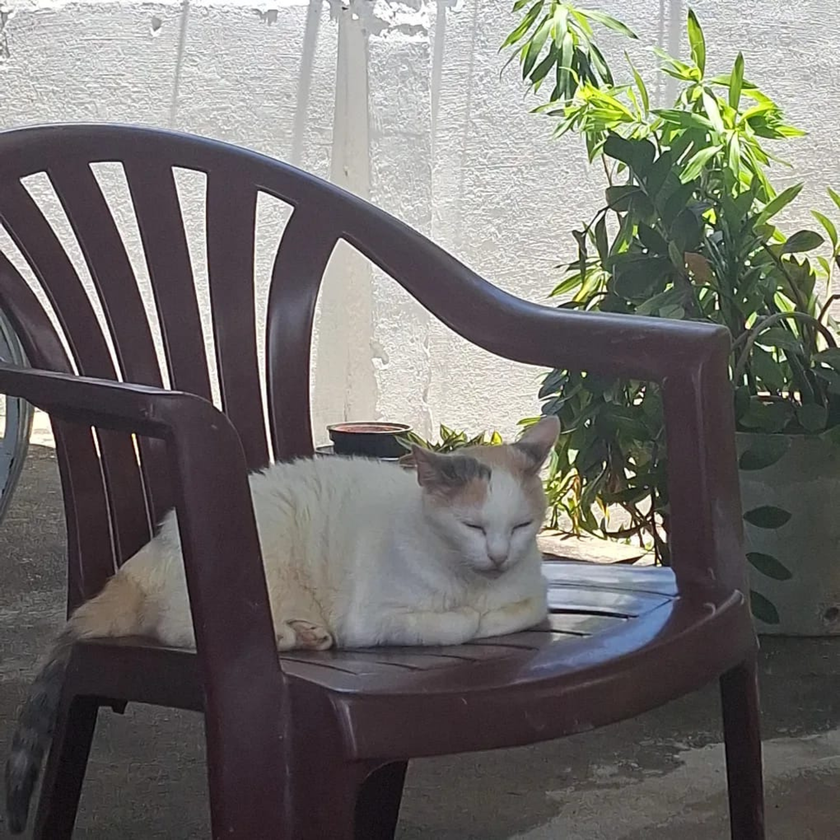
#> input picture gata.png, 840 x 840 px, shrunk from 2000 x 2000 before the run, found by its file name
$ python main.py
#> lines starting #> are read from the running program, lines starting #| are printed output that depends on the picture
### compressor_jpeg_sofia.py
import math
import numpy as np
from PIL import Image
from scipy.fft import dctn, idctn
from skimage.metrics import structural_similarity

# Tabela de quantização de luminância do JPEG (a do enunciado)
Q = np.array([
    [16, 11, 10, 16, 24, 40, 51, 61],
    [12, 12, 14, 19, 26, 58, 60, 55],
    [14, 13, 16, 24, 40, 57, 69, 56],
    [14, 17, 22, 29, 51, 87, 80, 62],
    [18, 22, 37, 56, 68, 109, 103, 77],
    [24, 35, 55, 64, 81, 104, 113, 92],
    [49, 64, 78, 87, 103, 121, 120, 101],
    [72, 92, 95, 98, 112, 100, 103, 99]
], dtype=np.float64)

# Matriz da equação (1) do enunciado (RGB -> YCrCb)
MATRIZ_YCRCB = np.array([
    [0.299, 0.587, 0.114],
    [0.500, -0.418688, -0.081312],
    [-0.168736, -0.331264, 0.500]
])
DESLOCAMENTO = np.array([0, 128, 128])


# ===============================================================
# 1. Requisitos de entrada e preparação
# ===============================================================

# 1.1 Entrada da imagem e conversão RGB -> YCrCb
def ler_imagem_cinza(caminho):
    # o PIL já abre na ordem R, G, B então não precisa trocar canal
#> called with caminho = 'imagens/gata.png'
    img = Image.open(caminho).convert("RGB")
#> img is the input picture: PIL image 840x840 RGB; mean R, G, B 114.3, 112.1, 108.5
    rgb = np.array(img, dtype=np.float64)

    # conversão feita na mão com a matriz, sem função pronta
    ycrcb = rgb @ MATRIZ_YCRCB.T + DESLOCAMENTO
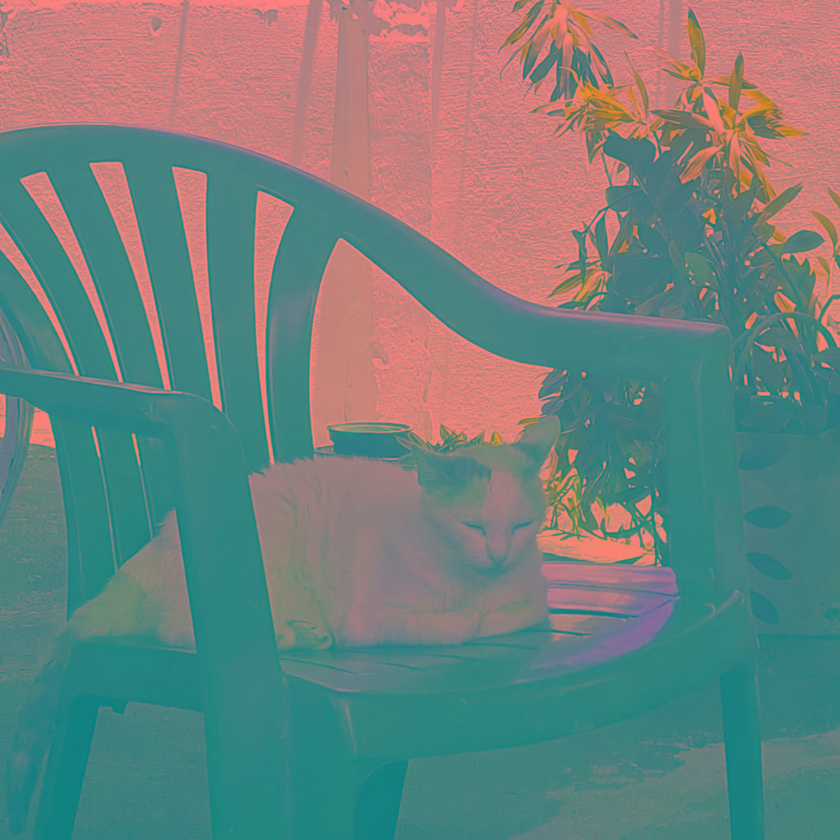
#> ycrcb: shape (840, 840, 3) float64; mean R, G, B 112.4, 129.4, 125.8

    # só o canal Y interessa (é a imagem em cinza)
    Y = np.clip(np.round(ycrcb[:, :, 0]), 0, 255).astype(np.uint8)
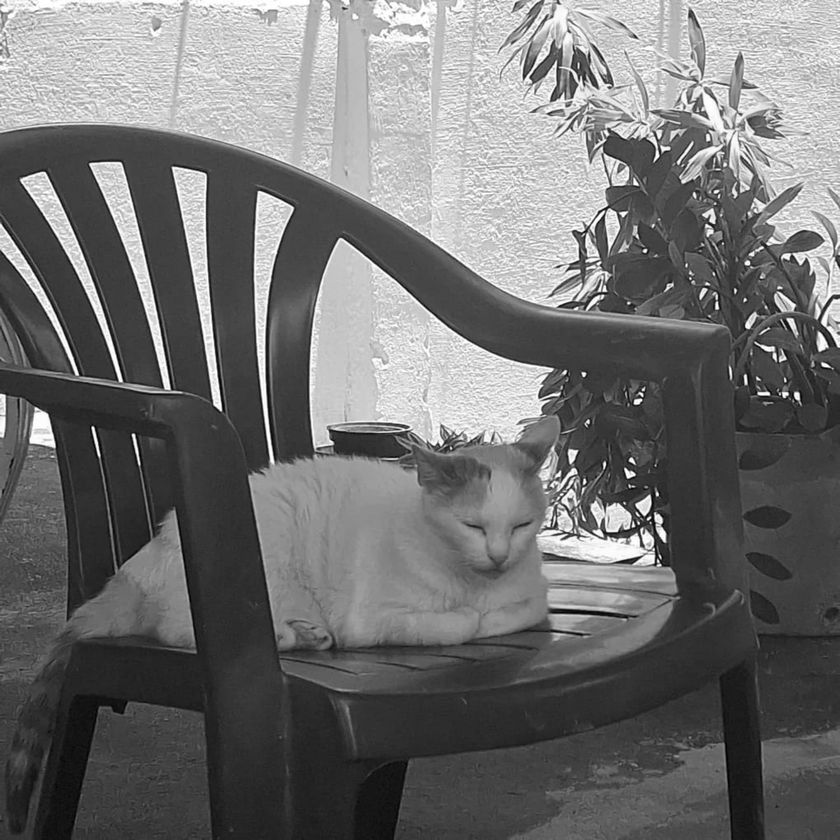
#> Y: shape (840, 840); min 0, max 255, mean 112.4
    return Y


def dividir_em_blocos(Y):
    # 1.2 Deslocamento de nível
    # precisa ser float, em uint8 o -128 estoura
    deslocada = Y.astype(np.float64) - 128

    # 1.3 Divisão em blocos 8x8
    altura, largura = deslocada.shape

    # quanto falta pra chegar no próximo múltiplo de 8
    falta_altura = (8 - altura % 8) % 8
    falta_largura = (8 - largura % 8) % 8
    padded = np.pad(deslocada, ((0, falta_altura), (0, falta_largura)), mode="edge")

    blocos_h = padded.shape[0] // 8
    blocos_w = padded.shape[1] // 8

    # no final fica (blocos_h, blocos_w, 8, 8)
    blocos = padded.reshape(blocos_h, 8, blocos_w, 8).transpose(0, 2, 1, 3)
    return blocos, blocos_h, blocos_w


# 6.2 (parte final) junta os blocos de volta e tira o padding
def juntar_blocos(blocos, blocos_h, blocos_w, altura, largura):
    imagem = np.zeros((blocos_h * 8, blocos_w * 8))
    for i in range(blocos_h):
        for j in range(blocos_w):
            imagem[i*8:(i+1)*8, j*8:(j+1)*8] = blocos[i, j]

    return imagem[:altura, :largura]


# ===============================================================
# 2. Versão A - DCT 2D pela operação matricial (ENTREGÁVEL 2)
# ===============================================================

# 2.1 Construção da matriz da DCT (só é criada uma vez, no codec)
def criar_matriz_dct(N=8):
    C = np.zeros((N, N))
    for k in range(N):
        # alfa só depende de k
        if k == 0:
            alfa = math.sqrt(1 / N)
        else:
            alfa = math.sqrt(2 / N)
        for n in range(N):
            C[k, n] = alfa * math.cos((math.pi / N) * (n + 0.5) * k)
    return C


# 2.2 DCT 2D, F = C f C^T
def dct_matricial(blocos, C, blocos_h, blocos_w):
    F = np.zeros_like(blocos)
    for i in range(blocos_h):
        for j in range(blocos_w):
            F[i, j] = C @ blocos[i, j] @ C.T
    return F


# 6.2 IDCT matricial, f = C^T F C
def idct_matricial(F, C, blocos_h, blocos_w):
    f = np.zeros_like(F)
    for i in range(blocos_h):
        for j in range(blocos_w):
            f[i, j] = C.T @ F[i, j] @ C
    return f


# ===============================================================
# 9. Versão B - DCT rápida por biblioteca (ENTREGÁVEL 3)
# ===============================================================

# usa norm="ortho" pra ficar com a mesma normalização da matricial
def dct_rapida(blocos, blocos_h, blocos_w):
    F = np.zeros_like(blocos)
    for i in range(blocos_h):
        for j in range(blocos_w):
            F[i, j] = dctn(blocos[i, j], type=2, norm="ortho")
    return F


# inversa da versão B
def idct_rapida(F, blocos_h, blocos_w):
    f = np.zeros_like(F)
    for i in range(blocos_h):
        for j in range(blocos_w):
            f[i, j] = idctn(F[i, j], type=2, norm="ortho")
    return f


# ===============================================================
# 3. Quantização
# ===============================================================

# Fq = round(F / (s * Q)), o numpy divide todos os blocos de uma vez
def quantizar(F, s):
    Qs = s * Q
    return np.round(F / Qs).astype(np.int32)


# 6.1 Desquantização, F = Fq * (s * Q)
def desquantizar(Fq, s):
    Qs = s * Q
    return Fq * Qs


# ===============================================================
# 4. Varredura zig-zag
# ===============================================================

# monta a lista de posições na ordem do zig-zag: (0,0), (0,1), (1,0), (2,0)...
def ordem_zigzag(N=8):
    ordem = []
    for diagonal in range(2 * N - 1):
        linha_min = max(0, diagonal - (N - 1))
        linha_max = min(N - 1, diagonal)

        # diagonal par sobe, diagonal ímpar desce
        if diagonal % 2 == 0:
            linhas = range(linha_max, linha_min - 1, -1)
        else:
            linhas = range(linha_min, linha_max + 1)

        for linha in linhas:
            ordem.append((linha, diagonal - linha))
    return ordem


# bloco 8x8 -> vetor com 64 posições
def zigzag(Fq, ordem, blocos_h, blocos_w):
    vetores = np.zeros((blocos_h, blocos_w, 64), dtype=np.int32)
    for i in range(blocos_h):
        for j in range(blocos_w):
            for k, (linha, coluna) in enumerate(ordem):
                vetores[i, j, k] = Fq[i, j, linha, coluna]
    return vetores


# 6. (inverso) vetor com 64 posições -> bloco 8x8
def zigzag_inverso(vetores, ordem, blocos_h, blocos_w):
    Fq = np.zeros((blocos_h, blocos_w, 8, 8), dtype=np.int32)
    for i in range(blocos_h):
        for j in range(blocos_w):
            for k, (linha, coluna) in enumerate(ordem):
                Fq[i, j, linha, coluna] = vetores[i, j, k]
    return Fq


# ===============================================================
# 5. Codificação simples (RLE) e cálculo do bpp
# ===============================================================

# 5.1 RLE mínimo: pares (run, valor) e um "EOB" no fim de cada bloco
def rle(vetores, blocos_h, blocos_w):
    resultado = []
    for i in range(blocos_h):
        for j in range(blocos_w):
            run = 0
            codigo = []
            for valor in vetores[i, j]:
                if valor == 0:
                    run += 1
                else:
                    codigo.append((run, int(valor)))
                    run = 0
            codigo.append("EOB")
            resultado.append(codigo)
    return resultado


# 5.2 Bits por pixel
# cada par gasta 24 bits (8 do run + 16 do valor) e cada EOB gasta 8.
# o bpp em si é calculado no codec(), dividindo por altura * largura
def contar_bits(rle_blocos):
    total = 0
    for codigo in rle_blocos:
        pares = len(codigo) - 1   # menos o EOB
        total += pares * 24 + 8
    return total


# 6. (inverso) Decodificação RLE
def rle_inverso(rle_blocos, blocos_h, blocos_w):
    vetores = np.zeros((blocos_h, blocos_w, 64), dtype=np.int32)
    indice = 0
    for i in range(blocos_h):
        for j in range(blocos_w):
            posicao = 0
            for item in rle_blocos[indice]:
                if item == "EOB":
                    break
                run, valor = item
                posicao += run   # pula os zeros
                vetores[i, j, posicao] = valor
                posicao += 1
            indice += 1
    return vetores


# ===============================================================
# 7. Métricas de qualidade
# ===============================================================

# 7.1 PSNR (feito direto, sem função pronta)
def calcular_psnr(original, reconstruida):
    diferenca = original.astype(np.float64) - reconstruida.astype(np.float64)
    mse = np.mean(diferenca ** 2)
    if mse == 0:
        return float("inf")
    return 10 * np.log10(255 ** 2 / mse)


# 7.2 SSIM (esse pode usar a função pronta do skimage)
def calcular_ssim(original, reconstruida):
    return structural_similarity(original, reconstruida, data_range=255)


# ===============================================================
# Codec completo (ENTREGÁVEL 1)
# Faz a compressão e a reconstrução para um valor de s.
#   usar_rapida=False -> Versão A (matricial)
#   usar_rapida=True  -> Versão B (DCT rápida, ENTREGÁVEL 3)
# ===============================================================

def codec(Y, s, usar_rapida=False):
    altura, largura = Y.shape
    C = criar_matriz_dct()

    # ida (seções 1 a 5): blocos -> DCT -> quantização -> zig-zag -> RLE
    blocos, blocos_h, blocos_w = dividir_em_blocos(Y)

    if usar_rapida:
        F = dct_rapida(blocos, blocos_h, blocos_w)
    else:
        F = dct_matricial(blocos, C, blocos_h, blocos_w)

    Fq = quantizar(F, s)
    ordem = ordem_zigzag()
    vetores = zigzag(Fq, ordem, blocos_h, blocos_w)
    rle_blocos = rle(vetores, blocos_h, blocos_w)

    # 5.2 taxa: bpp com as dimensões originais (sem o padding)
    total_bits = contar_bits(rle_blocos)
    bpp = total_bits / (altura * largura)

    # % de coeficientes zero (tabela da seção 8)
    percentual_zeros = 100 * np.count_nonzero(Fq == 0) / Fq.size

    # volta (seção 6): RLE^-1 -> zig-zag^-1 -> desquantização -> IDCT
    vetores_rec = rle_inverso(rle_blocos, blocos_h, blocos_w)
    Fq_rec = zigzag_inverso(vetores_rec, ordem, blocos_h, blocos_w)
    F_rec = desquantizar(Fq_rec, s)

    if usar_rapida:
        blocos_rec = idct_rapida(F_rec, blocos_h, blocos_w)
    else:
        blocos_rec = idct_matricial(F_rec, C, blocos_h, blocos_w)

    # 6.2 junta os blocos, tira o padding, soma 128 e limita em [0, 255]
    imagem = juntar_blocos(blocos_rec, blocos_h, blocos_w, altura, largura)
    imagem = imagem + 128
    Y_rec = np.clip(np.round(imagem), 0, 255).astype(np.uint8)

    return {
        "s": s,
        "bpp": bpp,
        "zeros": percentual_zeros,
        "psnr": calcular_psnr(Y, Y_rec),
        "ssim": calcular_ssim(Y, Y_rec),
        "imagem": Y_rec
    }

### main.py
import sys
import time
import os
import numpy as np
import matplotlib.pyplot as plt
from PIL import Image

import compressor_jpeg_sofia as jl

VALORES_S = [0.5, 1, 2, 4]
REPETICOES = 10    # o enunciado pede pelo menos 10
AQUECIMENTO = 2

# pasta onde está o main.py (assim roda certo pelo botão do VS Code também)
pasta_projeto = os.path.dirname(os.path.abspath(__file__))

if len(sys.argv) >= 2:
    caminho = sys.argv[1]
else:
    caminho = os.path.join(pasta_projeto, "imagens", "gata.png")

pasta = os.path.join(pasta_projeto, "resultados")
os.makedirs(pasta, exist_ok=True)

if not os.path.exists(caminho):
    print("Imagem não encontrada:", caminho)
    sys.exit()

print("Usando a imagem:", caminho)
print("Aguarde...\n")

# ---------------------------------------------------------------
# Imagem original em tons de cinza (canal Y)
# ---------------------------------------------------------------
Y = jl.ler_imagem_cinza(caminho)
Image.fromarray(Y).save(pasta + "/original_cinza.png")
print("Dimensões da imagem:", Y.shape)
#| Dimensões da imagem: (840, 840)

# ---------------------------------------------------------------
# Testes rápidos: matriz C e o exemplo da seção 5.3 do enunciado
# ---------------------------------------------------------------
C = jl.criar_matriz_dct()
print("Erro máximo de C @ C.T - I:", np.abs(C @ C.T - np.eye(8)).max())

exemplo = np.zeros((1, 1, 8, 8), dtype=np.int32)
exemplo[0, 0, 0, 0:3] = [12, -3, 1]
exemplo[0, 0, 1, 0] = 2
vet = jl.zigzag(exemplo, jl.ordem_zigzag(), 1, 1)
cod = jl.rle(vet, 1, 1)
print("RLE do exemplo:", cod[0])
print("Bits do exemplo (esperado 104):", jl.contar_bits(cod))

# ---------------------------------------------------------------
# 9.1 Validação numérica: DCT matricial x DCT rápida
# ---------------------------------------------------------------
blocos, bh, bw = jl.dividir_em_blocos(Y)
#> bh = 105; bw = 105
F_mat = jl.dct_matricial(blocos, C, bh, bw)
F_fast = jl.dct_rapida(blocos, bh, bw)
print("\ne_max da DCT direta:", np.abs(F_mat - F_fast).max())
#| e_max da DCT direta: 1.2036344143595556e-12

f_mat = jl.idct_matricial(F_mat, C, bh, bw)
f_fast = jl.idct_rapida(F_mat, bh, bw)
print("e_max da DCT inversa:", np.abs(f_mat - f_fast).max())
#| e_max da DCT inversa: 1.9895196601282805e-13

# ---------------------------------------------------------------
# 10. Tempo de execução (só o cálculo da DCT, sem ler arquivo nem plotar)
# ---------------------------------------------------------------
def medir(funcao):
    # roda umas vezes antes sem contar, pra esquentar
    for _ in range(AQUECIMENTO):
        funcao()
    tempos = []
    for _ in range(REPETICOES):
        inicio = time.perf_counter()
        funcao()
        tempos.append(time.perf_counter() - inicio)
    return np.median(tempos)

t_matriz = medir(lambda: jl.dct_matricial(blocos, C, bh, bw))
#> t_matriz = 0.0529
t_fast = medir(lambda: jl.dct_rapida(blocos, bh, bw))
#> t_fast = 0.144
speedup = t_matriz / t_fast
#> speedup = 0.366

print("\nt_matriz = %.4f s" % t_matriz)
#| t_matriz = 0.0529 s
print("t_fast   = %.4f s" % t_fast)
#| t_fast   = 0.1443 s
print("speedup  = %.2f" % speedup)
#| speedup  = 0.37

# ---------------------------------------------------------------
# 8. Curva qualidade x compressão: roda o codec para cada valor de s
# ---------------------------------------------------------------
resultados = []
resultados_fast = []

for s in VALORES_S:
    print("rodando s =", s)
    r = jl.codec(Y, s, usar_rapida=False)
    r_fast = jl.codec(Y, s, usar_rapida=True)
    resultados.append(r)
    resultados_fast.append(r_fast)
    Image.fromarray(r["imagem"]).save(pasta + "/reconstruida_s" + str(s) + ".png")
#> this loop made 4 passes
#> pass 1, in calcular_psnr, `diferenca = original.astype(np.float64) - reconstruida.astype(np.float..`:
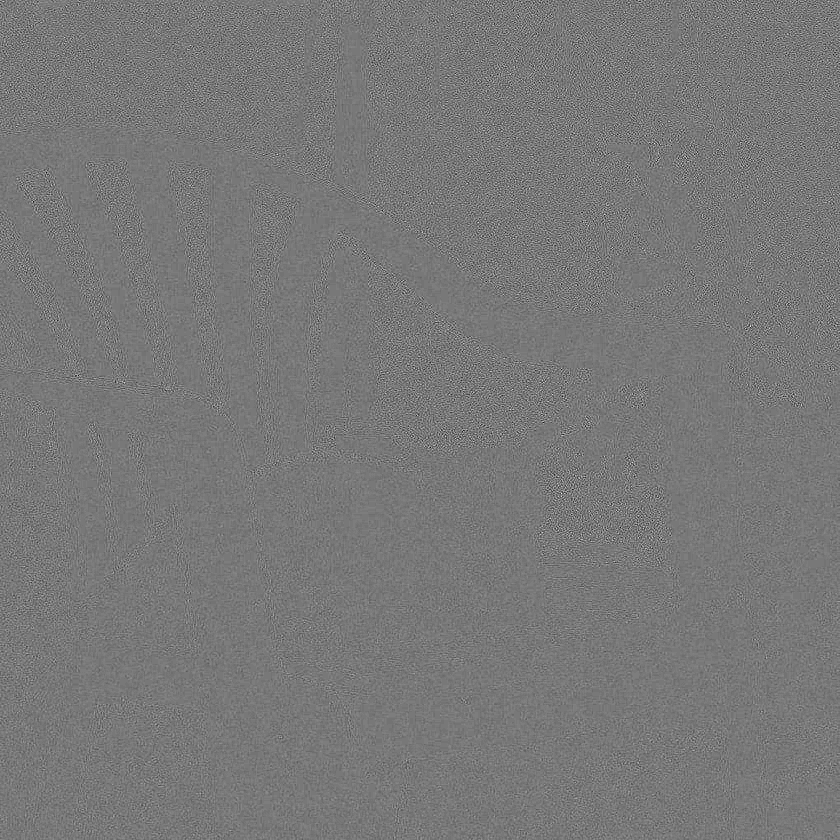
#> diferenca: shape (840, 840) float64; min -25, max 28, mean 0; drawn with min black and max white
#> after the loop, resultados = 4 items; resultados_fast = 4 items

print("\nVersão A (DCT matricial)")
print("  s |   bpp  | zeros (%) | PSNR (dB) |  SSIM")
for r in resultados:
    print("%4s | %6.3f | %9.2f | %9.2f | %.4f" %
          (r["s"], r["bpp"], r["zeros"], r["psnr"], r["ssim"]))
#> this loop made 4 passes
#|  0.5 |  5.366 |     78.16 |     37.30 | 0.9688
#|    1 |  3.740 |     84.94 |     34.15 | 0.9423
#|    2 |  2.495 |     90.12 |     31.37 | 0.9011
#|    4 |  1.572 |     93.97 |     28.70 | 0.8342

print("\nVersão B (DCT rápida)")
for r in resultados_fast:
    print("%4s | %6.3f | %9.2f | %9.2f | %.4f" %
          (r["s"], r["bpp"], r["zeros"], r["psnr"], r["ssim"]))

# tabela de síntese (seção 11), salva num txt pra copiar pro relatório
with open(pasta + "/tabela.txt", "w") as arq:
    arq.write("s | bpp | zeros(%) | PSNR | SSIM | t_matriz | t_fast | speedup\n")
    for r in resultados:
        arq.write("%s | %.3f | %.2f | %.2f | %.4f | %.4f | %.4f | %.2f\n" %
                  (r["s"], r["bpp"], r["zeros"], r["psnr"], r["ssim"],
                   t_matriz, t_fast, speedup))

# ---------------------------------------------------------------
# 8. Gráficos PSNR x bpp e SSIM x bpp
# ---------------------------------------------------------------
bpps = [r["bpp"] for r in resultados]
#> bpps = [5.37, 3.74, 2.5, 1.57]
psnrs = [r["psnr"] for r in resultados]
#> psnrs = [37.3, 34.15, 31.37, 28.7]
ssims = [r["ssim"] for r in resultados]
#> ssims = [0.969, 0.942, 0.901, 0.834]

plt.figure()
plt.plot(bpps, psnrs, "o-")
plt.xlabel("bpp")
plt.ylabel("PSNR (dB)")
plt.title("PSNR x bpp")
plt.grid(True)
plt.savefig(pasta + "/psnr_bpp.png")
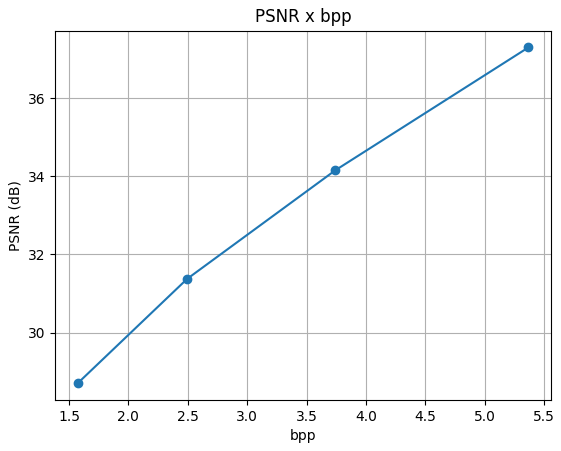
#> figure drawn by matplotlib, 1 panel

plt.figure()
plt.plot(bpps, ssims, "o-")
plt.xlabel("bpp")
plt.ylabel("SSIM")
plt.title("SSIM x bpp")
plt.grid(True)
plt.savefig(pasta + "/ssim_bpp.png")
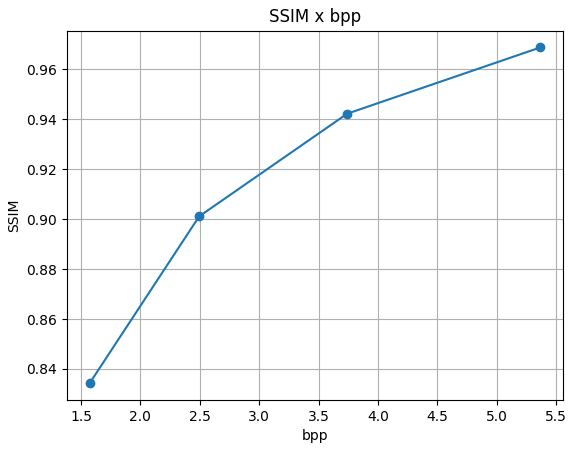
#> figure drawn by matplotlib, 1 panel

# 11. original e reconstruídas lado a lado
plt.figure(figsize=(16, 4))
plt.subplot(1, 5, 1)
plt.imshow(Y, cmap="gray", vmin=0, vmax=255)
plt.title("Original")
plt.axis("off")
for k, r in enumerate(resultados):
    plt.subplot(1, 5, k + 2)
    plt.imshow(r["imagem"], cmap="gray", vmin=0, vmax=255)
    plt.title("s = " + str(r["s"]))
    plt.axis("off")
plt.savefig(pasta + "/comparacao.png")
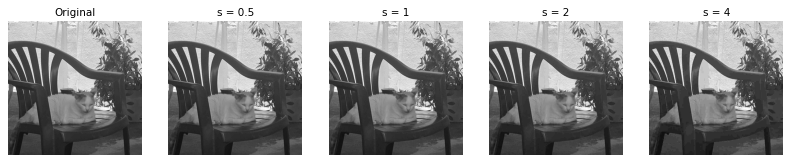
#> figure drawn by matplotlib, 5 panels

print("\nResultados salvos na pasta", pasta)

# mostra os gráficos na tela (fechar as janelas encerra o programa)
plt.show()
